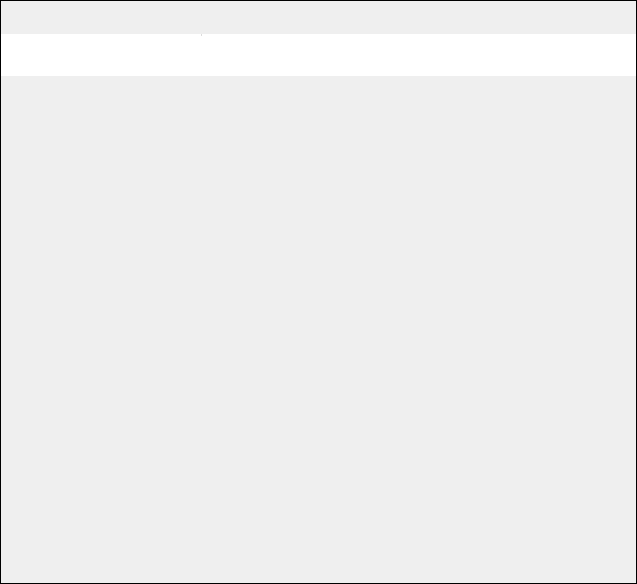
<?xml version="1.0" encoding="UTF-8"?>
<ui version="4.0">
 <class>OrderManageDialog</class>
 <widget class="QDialog" name="OrderManageDialog">
  <property name="geometry">
   <rect>
    <x>0</x>
    <y>0</y>
    <width>637</width>
    <height>584</height>
   </rect>
  </property>
  <property name="windowTitle">
   <string>Dialog</string>
  </property>
  <property name="styleSheet">
   <string notr="true">QDialog {
    border: 1px solid #000000;
}

QWidget#toolbar
{
	background:#A0666666;
	border:none;
}
QLabel#lbTitle
{
	font-family:&quot;微软雅黑&quot;;
	color:#666666;
	font-size:14px;
}
QPushButton
{
	border:none;
}

QPushButton#btnMenu
{
	image:url(:/Images/menu_normal.png);
}
QPushButton#btnMenu:hover
{
	image:url(:/Images/menu_hover.png);
}
QPushButton#btnBack
{
	image:url(:/Images/back_normal.png);
}
QPushButton#btnBack:hover
{
	image:url(:/Images/back_hover.png);
}
QWidget#titlepanel
{
	background:#FFFFFF;
}

QProgressBar
{
	border:none;
}
</string>
  </property>
  <layout class="QHBoxLayout" name="horizontalLayout_2">
   <property name="spacing">
    <number>0</number>
   </property>
   <property name="leftMargin">
    <number>0</number>
   </property>
   <property name="topMargin">
    <number>0</number>
   </property>
   <property name="rightMargin">
    <number>0</number>
   </property>
   <property name="bottomMargin">
    <number>0</number>
   </property>
   <item>
    <widget class="QWidget" name="shadowbg" native="true">
     <layout class="QVBoxLayout" name="verticalLayout">
      <property name="spacing">
       <number>0</number>
      </property>
      <property name="leftMargin">
       <number>0</number>
      </property>
      <property name="topMargin">
       <number>0</number>
      </property>
      <property name="rightMargin">
       <number>0</number>
      </property>
      <property name="bottomMargin">
       <number>0</number>
      </property>
      <item>
       <widget class="QWidget" name="shadowinnerbg" native="true">
        <property name="styleSheet">
         <string notr="true"/>
        </property>
        <layout class="QVBoxLayout" name="verticalLayout_2">
         <property name="spacing">
          <number>0</number>
         </property>
         <property name="leftMargin">
          <number>1</number>
         </property>
         <property name="topMargin">
          <number>1</number>
         </property>
         <property name="rightMargin">
          <number>1</number>
         </property>
         <property name="bottomMargin">
          <number>1</number>
         </property>
         <item>
          <widget class="TitlebarWidget" name="titlebar" native="true">
           <property name="minimumSize">
            <size>
             <width>0</width>
             <height>28</height>
            </size>
           </property>
           <property name="maximumSize">
            <size>
             <width>16777215</width>
             <height>28</height>
            </size>
           </property>
          </widget>
         </item>
         <item>
          <widget class="QWidget" name="titlepanel" native="true">
           <property name="minimumSize">
            <size>
             <width>0</width>
             <height>42</height>
            </size>
           </property>
           <property name="maximumSize">
            <size>
             <width>16777215</width>
             <height>32</height>
            </size>
           </property>
           <widget class="QLabel" name="lbTitle">
            <property name="geometry">
             <rect>
              <x>0</x>
              <y>0</y>
              <width>54</width>
              <height>16</height>
             </rect>
            </property>
            <property name="text">
             <string/>
            </property>
            <property name="alignment">
             <set>Qt::AlignCenter</set>
            </property>
           </widget>
           <widget class="QPushButton" name="btnMenu">
            <property name="geometry">
             <rect>
              <x>470</x>
              <y>10</y>
              <width>22</width>
              <height>28</height>
             </rect>
            </property>
            <property name="minimumSize">
             <size>
              <width>22</width>
              <height>28</height>
             </size>
            </property>
            <property name="maximumSize">
             <size>
              <width>22</width>
              <height>28</height>
             </size>
            </property>
            <property name="text">
             <string/>
            </property>
           </widget>
           <widget class="QPushButton" name="btnBack">
            <property name="geometry">
             <rect>
              <x>170</x>
              <y>10</y>
              <width>22</width>
              <height>28</height>
             </rect>
            </property>
            <property name="minimumSize">
             <size>
              <width>22</width>
              <height>28</height>
             </size>
            </property>
            <property name="maximumSize">
             <size>
              <width>22</width>
              <height>28</height>
             </size>
            </property>
            <property name="text">
             <string/>
            </property>
           </widget>
           <widget class="QProgressBar" name="pbLoad">
            <property name="geometry">
             <rect>
              <x>200</x>
              <y>0</y>
              <width>118</width>
              <height>2</height>
             </rect>
            </property>
            <property name="minimumSize">
             <size>
              <width>0</width>
              <height>2</height>
             </size>
            </property>
            <property name="maximumSize">
             <size>
              <width>16777215</width>
              <height>2</height>
             </size>
            </property>
            <property name="value">
             <number>0</number>
            </property>
            <property name="alignment">
             <set>Qt::AlignCenter</set>
            </property>
            <property name="textVisible">
             <bool>false</bool>
            </property>
           </widget>
          </widget>
         </item>
         <item>
          <widget class="QWidget" name="widget_2" native="true">
           <layout class="QHBoxLayout" name="horizontalLayout">
            <property name="spacing">
             <number>0</number>
            </property>
            <property name="leftMargin">
             <number>0</number>
            </property>
            <property name="topMargin">
             <number>0</number>
            </property>
            <property name="rightMargin">
             <number>0</number>
            </property>
            <property name="bottomMargin">
             <number>0</number>
            </property>
            <item>
             <widget class="webview" name="webView" native="true"/>
            </item>
           </layout>
          </widget>
         </item>
        </layout>
       </widget>
      </item>
     </layout>
    </widget>
   </item>
  </layout>
 </widget>
 <customwidgets>
  <customwidget>
   <class>TitlebarWidget</class>
   <extends>QWidget</extends>
   <header location="global">TitlebarWidget.h</header>
   <container>1</container>
  </customwidget>
  <customwidget>
   <class>webview</class>
   <extends>QWidget</extends>
   <header>webview.h</header>
   <container>1</container>
  </customwidget>
 </customwidgets>
 <resources>
  <include location="localman.qrc"/>
 </resources>
 <connections/>
</ui>
